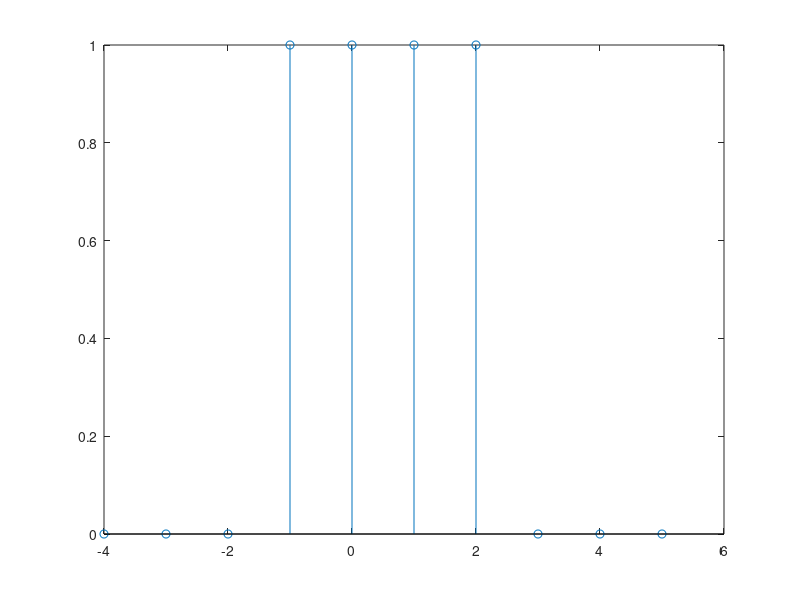

This chart was generated by the following MATLAB code:
clear all;
close all;
clc;

%input
n=input('');


%operation
Un=zeros(1,n*2);

for i=4:1:7
    Un(i)=1;
end

t=-(n-1):n;
%output
stem(t,Un);